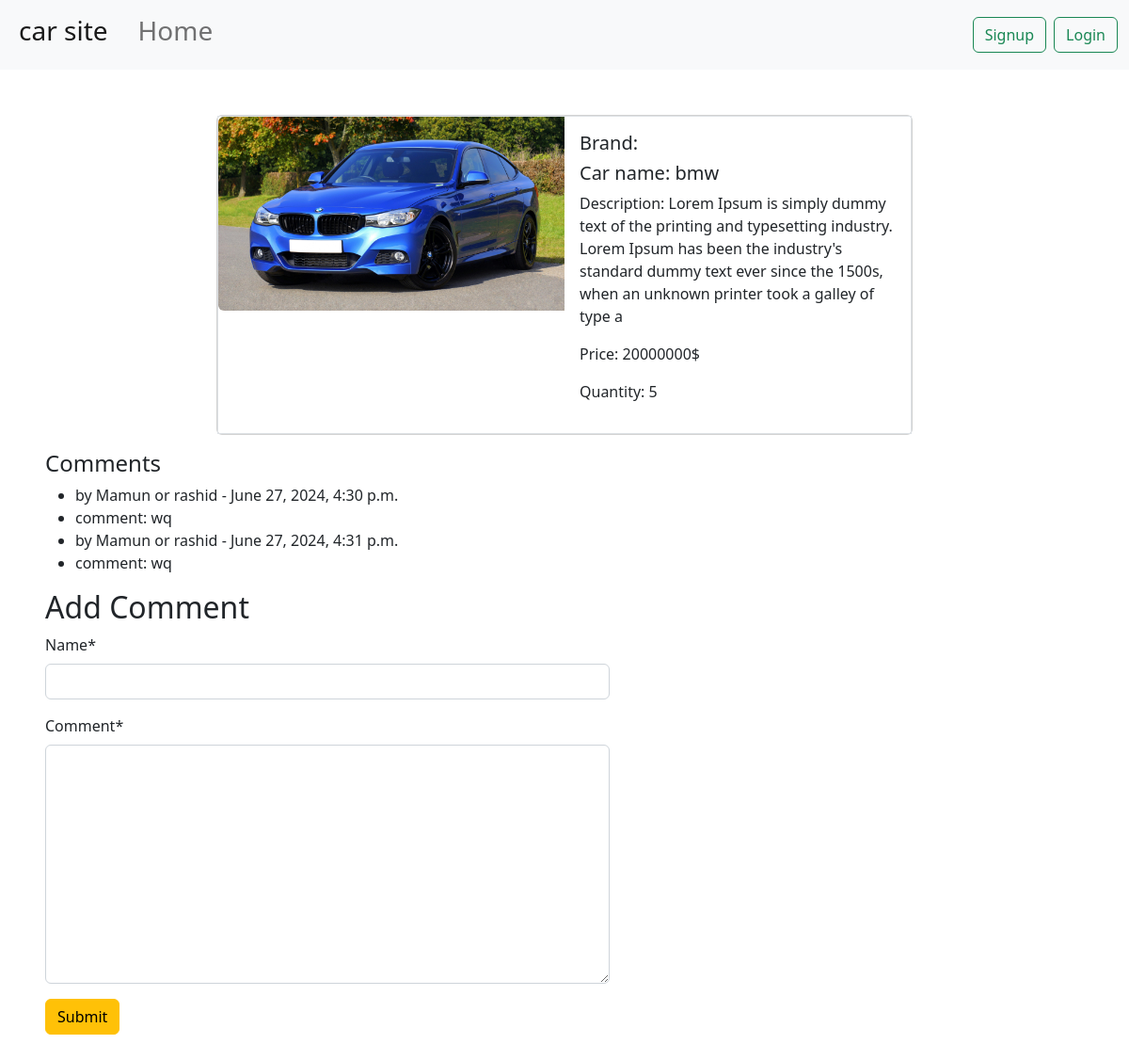
Before: /car/cars/8/ with the older database file.
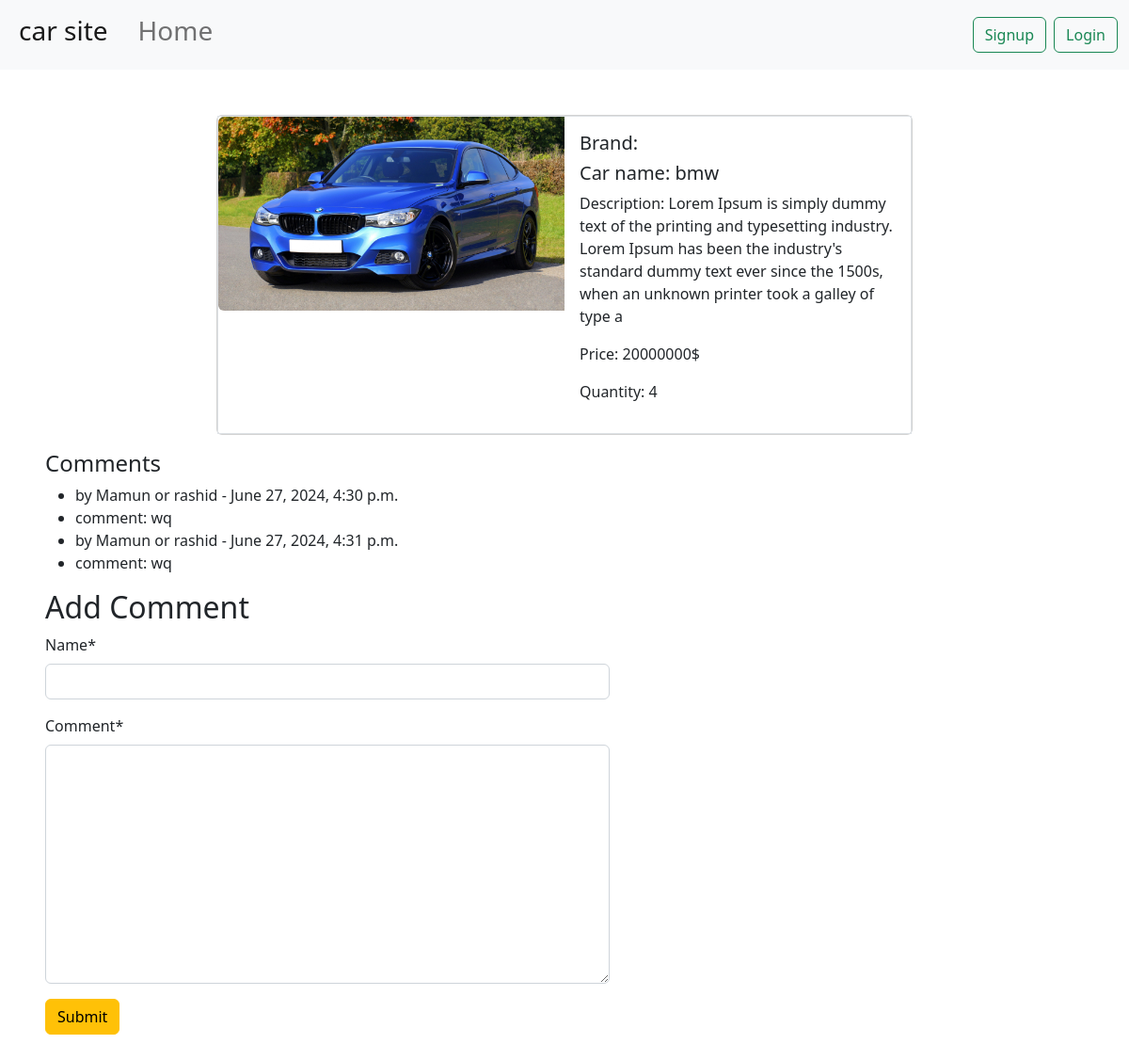
After: the same page with the newer database file.
### carapp/models.py (models this page shows)
class car(models.Model):
    car_image = models.ImageField(upload_to="car/media/uploads/")
    car_name = models.CharField(max_length=200)
    car_price = models.IntegerField()
    car_description = models.CharField(max_length=200)
    Brand_name =models.ForeignKey(Brand,on_delete=models.CASCADE)
    Quantity = models.IntegerField(default = 0)

### carapp/views.py (the view, shortened to what this page needs)
# urls.py: path('cars/<int:pk>/', views.CarDetailView.as_view(), name='car_detail'),
class CarDetailView(DetailView):
    model = car
    pk_url_kwarg = 'pk'
    template_name = 'comment.html'
    context_object_name = 'car'
    def get_context_data(self, **kwargs):
        context = super().get_context_data(**kwargs)
        car_post = self.object
        context['comments'] = Comment.objects.all()
        context['form'] = CommentForm()
        return context

### carapp/forms.py
class CommentForm(forms.ModelForm):
    class Meta:
        model = Comment
        fields = ['name', 'comment']

### carapp/templates/comment.html (shortened to what this page needs)
{% extends 'base.html' %}
{% load crispy_forms_tags %}
{% block content %}
<div class="card mb-3 mx-auto my-5" style="max-width: 740px;">
  <div class="row g-0 border">
    <div class="col-md-6">
      <img src="{{ car.car_image.url }}" class="img-fluid rounded-start" alt="...">
    </div>
    <div class="col-md-6">
      <div class="card-body">
        <h5 class="card-title">Brand: {{ car.brand_name.name }}</h5>
        <h5 class="card-title">Car name: {{car.car_name }}</h5>
        <p>Description: {{ car.car_description }}</p>
        <p>Price: {{ car.car_price }}$</p>
        <p>Quantity: {{ car.Quantity }}</p>
      </div>
    </div>
  </div>
</div>
<div class="mx-5">
<h4>Comments</h4>
<ul>
  {% for comment in comments %}
  <li>by {{ comment.name }} - {{ comment.created_at }}</li>
  <li>comment:  {{ comment.comment }}</li>
  {% endfor %}
</ul>
</div>
<form method="post" style="width: 50%; height: 500px " class="mx-5">
  <h2>Add Comment</h2>
  {{form | crispy}}
  <button class="btn btn-warning">Submit</button>
</form>
{% endblock %}

Changed rows visible on the page:
changed car "bmw": Quantity "5" → "4"
